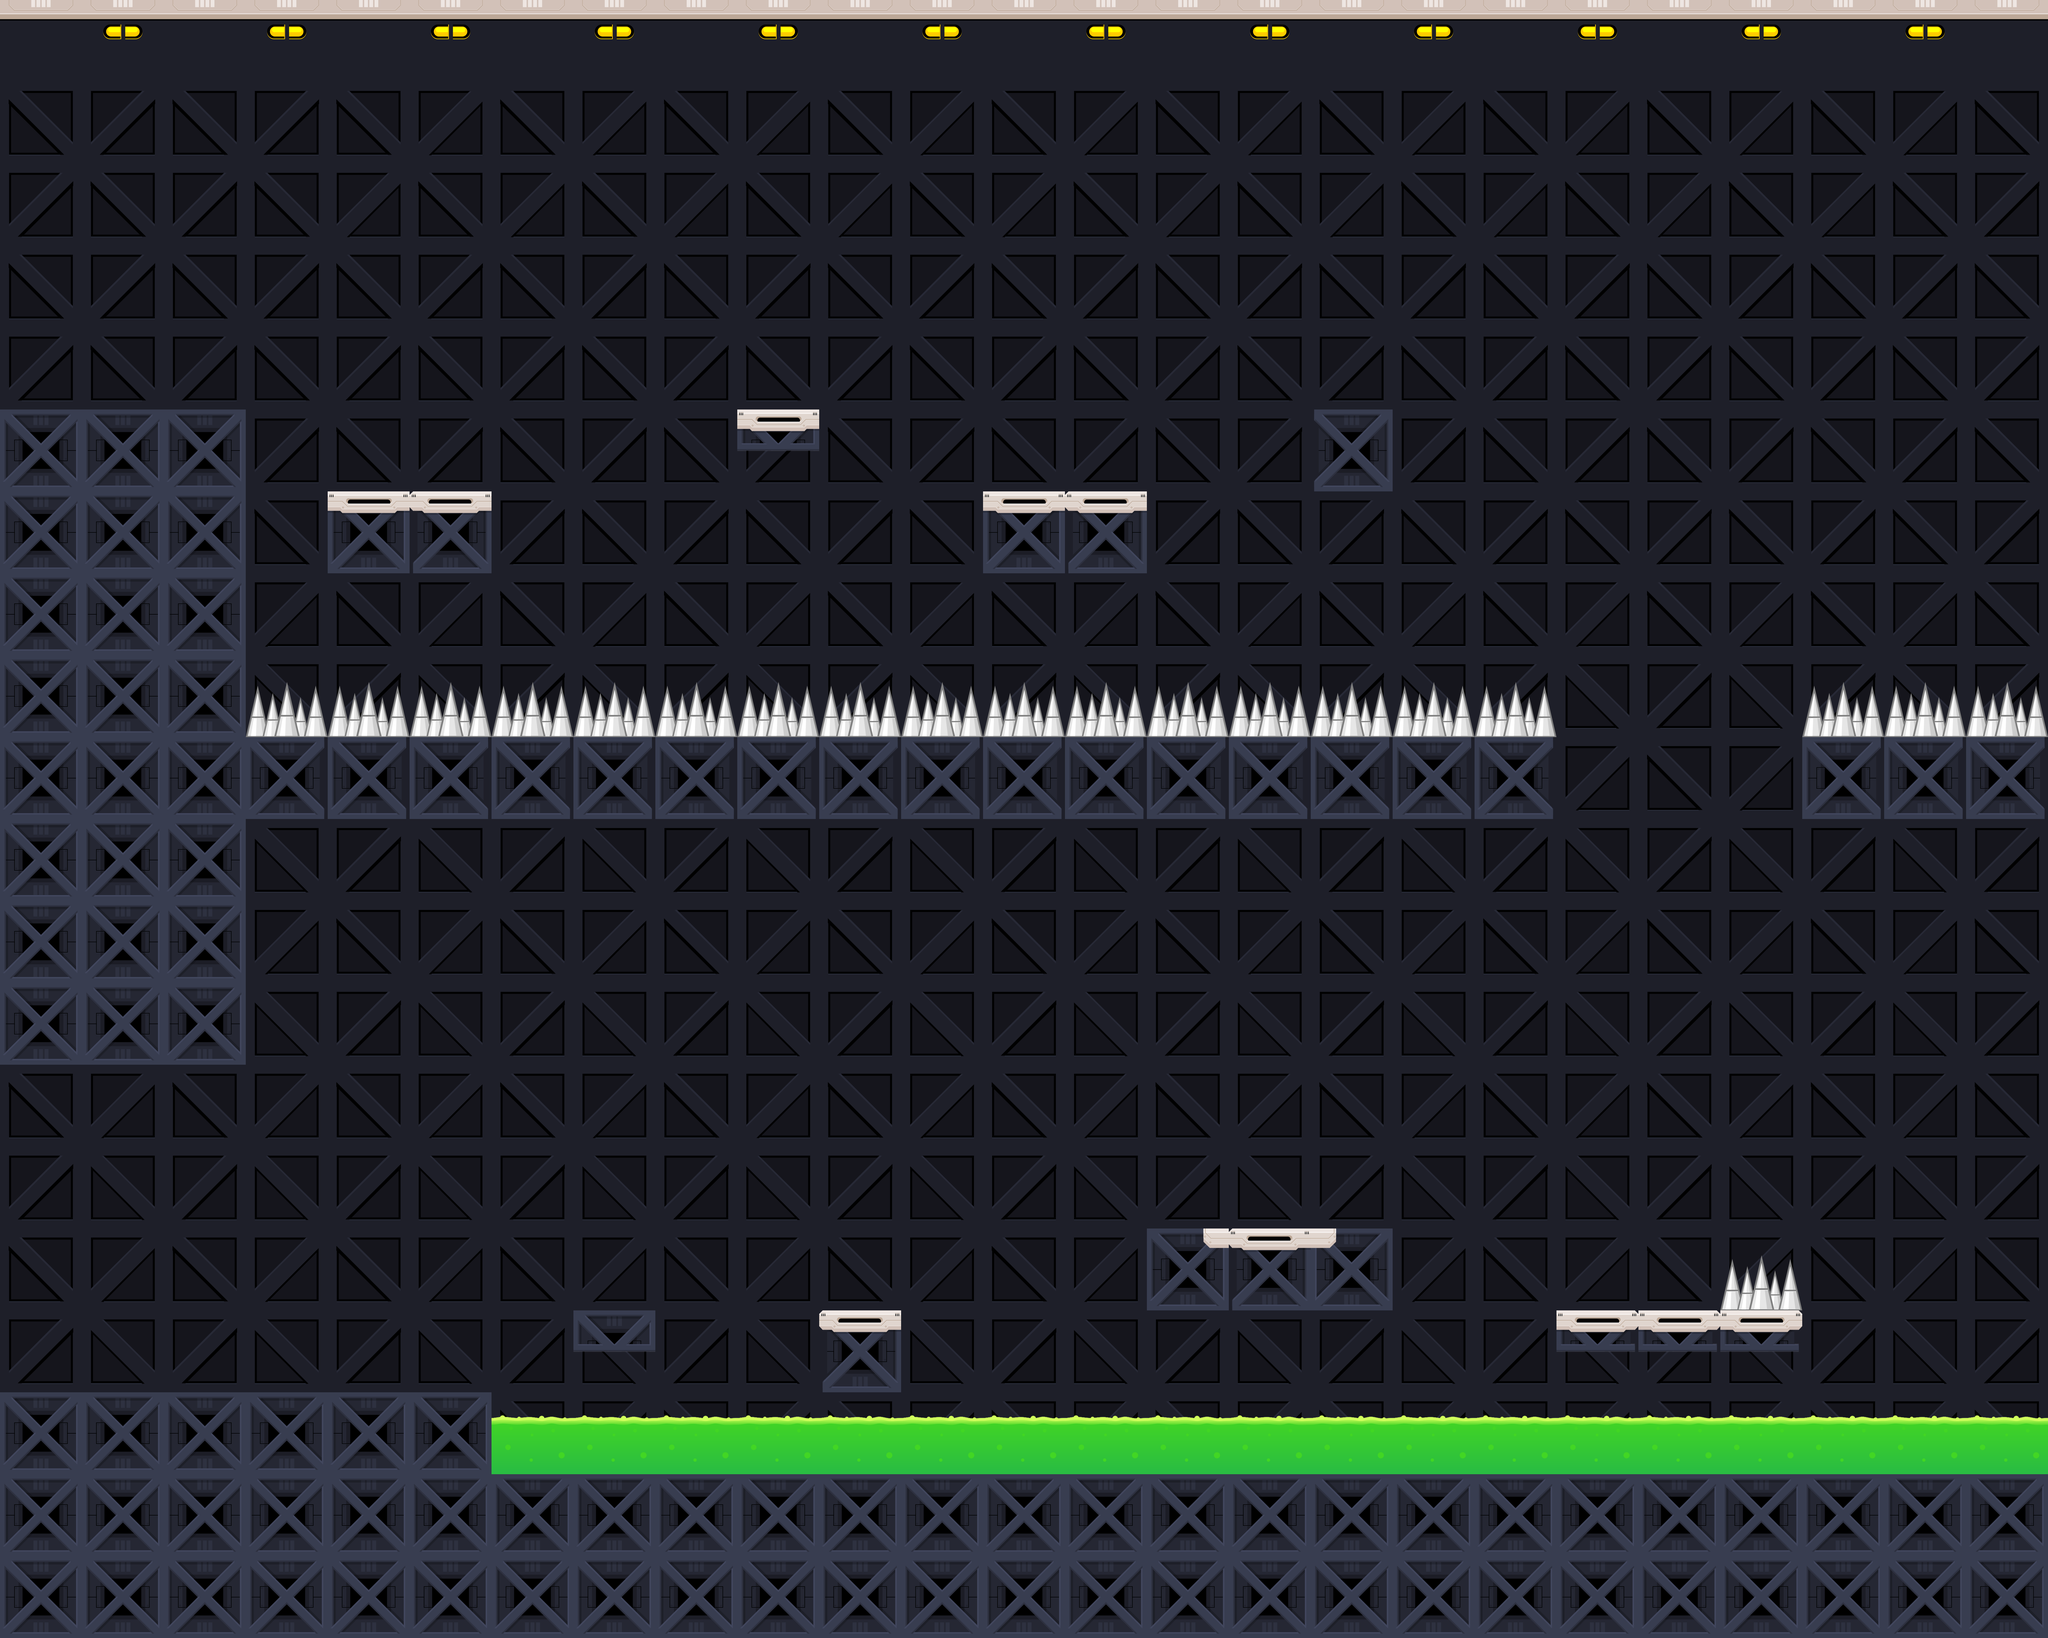

Rendered tile map (Tiled .tmx) drawn with the repository's tilesets; below, a short description and the full map source, tile grids included:
An orthogonal 25x20 tile map with 256x256 px tiles, 2 tile layers (BackGround, Level_Tiles), 2 tilesets and 3 objects (2x Door, Timer).

<map version="1.9" tiledversion="1.9.2" orientation="orthogonal" renderorder="right-down" width="25" height="20" tilewidth="256" tileheight="256" infinite="0" nextlayerid="4" nextobjectid="25">
 <editorsettings>
  <export format="tmx" />
 </editorsettings>
 <tileset firstgid="1" source="Org_Tiles.tsx" />
 <tileset firstgid="37" source="Org_Objects.tsx" />
 <layer id="1" name="BackGround" width="25" height="20">
  <data encoding="csv">
4,3,4,3,4,3,4,3,4,3,4,3,4,3,4,3,4,3,4,3,4,3,4,3,4,
6,5,6,2147483654,6,8,6,8,6,8,6,8,6,8,6,8,6,8,6,8,6,8,6,8,6,
5,6,5,6,8,6,8,6,8,6,8,6,8,6,8,6,8,6,8,6,8,6,8,6,5,
6,2147483654,6,2147483654,6,2147483654,6,2147483654,6,2147483654,6,2147483654,6,2147483654,6,2147483654,6,2147483654,6,2147483654,6,2147483654,6,2147483654,6,
5,2147483653,5,2147483653,5,2147483653,5,2147483653,5,2147483653,5,2147483653,5,2147483653,5,2147483653,5,2147483653,5,2147483653,5,2147483653,5,2147483653,5,
6,2147483654,6,2147483654,6,2147483654,6,2147483654,6,2147483654,6,2147483654,6,2147483654,6,2147483654,6,2147483654,6,2147483654,6,2147483654,6,2147483654,6,
5,2147483653,5,2147483653,5,2147483653,5,2147483653,5,2147483653,5,2147483653,5,2147483653,5,2147483653,5,2147483653,5,2147483653,5,2147483653,5,2147483653,5,
6,8,6,8,6,8,6,8,6,8,6,8,6,8,6,8,6,8,6,8,6,8,6,8,6,
5,7,5,7,5,7,5,7,5,7,5,7,5,7,5,7,5,7,5,7,5,7,5,7,5,
6,8,6,8,6,8,6,8,6,8,6,8,6,8,6,8,6,8,6,8,6,8,6,8,6,
5,7,5,7,5,7,5,7,5,7,5,7,5,7,5,7,5,7,5,7,5,7,5,7,5,
6,8,6,8,6,8,6,8,6,8,6,8,6,8,6,8,6,8,6,8,6,8,6,8,6,
5,7,5,7,5,7,5,7,5,7,5,7,5,7,5,7,5,7,5,7,5,7,5,7,5,
6,8,6,8,6,8,6,8,6,8,6,8,6,8,6,8,6,8,6,8,6,8,6,8,6,
5,7,5,7,5,7,5,7,5,7,5,7,5,7,5,7,5,7,5,7,5,7,5,7,5,
6,8,6,8,6,8,6,8,6,8,6,8,6,8,6,8,6,8,6,8,6,8,6,8,6,
5,7,5,7,5,7,5,7,5,7,5,7,5,7,5,7,5,7,5,7,5,7,5,7,5,
6,8,6,8,6,8,6,8,6,8,6,8,6,8,6,8,6,8,6,8,6,8,6,8,6,
5,7,5,7,5,7,5,7,5,7,5,7,5,7,5,7,5,7,5,7,5,7,5,7,5,
6,8,6,8,6,8,6,8,6,8,6,8,6,8,6,8,6,8,6,8,6,8,6,8,6
</data>
 </layer>
 <layer id="2" name="Level_Tiles" width="25" height="20">
  <data encoding="csv">
0,0,0,0,0,0,0,0,0,0,0,0,0,0,0,0,0,0,0,0,0,0,0,0,0,
0,0,0,0,0,0,0,0,0,0,0,0,0,0,0,0,0,0,0,0,0,0,0,0,0,
0,0,0,0,0,0,0,0,0,0,0,0,0,0,0,0,0,0,0,0,0,0,0,0,0,
0,0,0,0,0,0,0,0,0,0,0,0,0,0,0,0,0,0,0,0,0,0,0,0,0,
0,0,0,0,0,0,0,0,0,0,0,0,0,0,0,0,0,0,0,0,0,0,0,0,0,
18,18,18,0,0,0,0,0,0,26,0,0,0,0,0,0,17,0,0,0,0,0,0,0,0,
18,18,18,0,15,14,0,0,0,0,0,0,15,14,0,0,0,0,0,0,0,0,0,0,0,
18,18,18,0,0,0,0,0,0,0,0,0,0,0,0,0,0,0,0,0,0,0,0,0,0,
18,18,18,34,34,34,34,34,34,34,34,34,34,34,34,34,34,34,34,0,0,0,34,34,34,
18,18,18,19,19,19,19,19,19,19,19,19,19,19,19,19,19,19,19,0,0,0,19,19,19,
18,18,18,0,0,0,0,0,0,0,0,0,0,0,0,0,0,0,0,0,0,0,0,0,0,
18,18,18,0,0,0,0,0,0,0,0,0,0,0,0,0,0,0,0,0,0,0,0,0,0,
18,18,18,0,0,0,0,0,0,0,0,0,0,0,0,0,0,0,0,0,0,0,0,0,0,
0,0,0,0,0,0,0,0,0,0,0,0,0,0,0,0,0,0,0,0,0,0,0,0,0,
0,0,0,0,0,0,0,0,0,0,0,0,0,0,0,0,0,0,0,0,0,0,0,0,0,
0,0,0,0,0,0,0,0,0,0,0,0,0,0,21,14,20,0,0,0,0,34,0,0,0,
0,0,0,0,0,0,0,23,0,0,14,0,0,0,0,0,0,0,0,27,27,27,0,0,0,
18,18,18,18,18,18,1,1,1,1,1,1,1,1,1,1,1,1,1,1,1,1,1,1,1,
18,18,18,18,18,18,18,18,18,18,18,18,18,18,18,18,18,18,18,18,18,18,18,18,18,
18,18,18,18,18,18,18,18,18,18,18,18,18,18,18,18,18,18,18,18,18,18,18,18,18
</data>
 </layer>
 <objectgroup id="3" name="Level_Objects">
  <object id="2" name="Start_Door" class="Door" gid="37" x="18.6652" y="1276.37" width="704" height="1064" />
  <object id="6" name="Finish_Door" class="Door" gid="39" x="780.317" y="4345.68" width="721" height="1088" />
  <object id="24" name="Timer" gid="41" x="508.317" y="4362.54" width="248" height="577" />
 </objectgroup>
</map>
